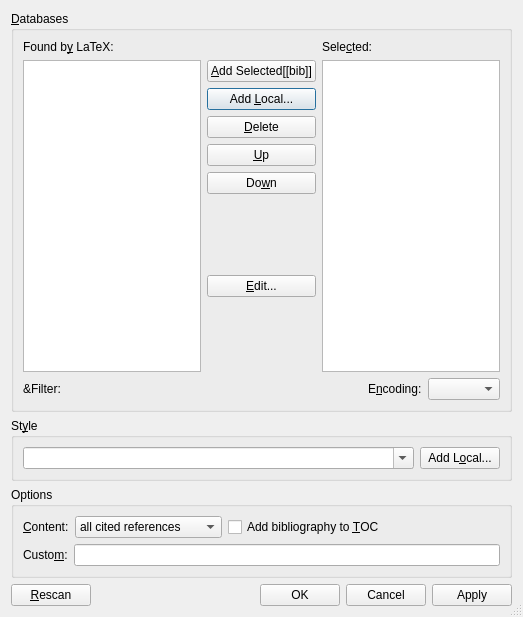
<?xml version="1.0" encoding="UTF-8"?>
<ui version="4.0">
 <class>BibtexUi</class>
 <widget class="QDialog" name="BibtexUi">
  <property name="geometry">
   <rect>
    <x>0</x>
    <y>0</y>
    <width>523</width>
    <height>617</height>
   </rect>
  </property>
  <property name="windowTitle">
   <string/>
  </property>
  <property name="sizeGripEnabled">
   <bool>true</bool>
  </property>
  <layout class="QGridLayout" name="gridLayout_4">
   <item row="0" column="0">
    <widget class="QGroupBox" name="bibGB">
     <property name="toolTip">
      <string>BibTeX database(s) to use</string>
     </property>
     <property name="title">
      <string>&amp;Databases</string>
     </property>
     <property name="flat">
      <bool>true</bool>
     </property>
     <layout class="QGridLayout" name="gridLayout">
      <item row="0" column="0">
       <layout class="QVBoxLayout" name="verticalLayout_2">
        <item>
         <widget class="QLabel" name="bibLA">
          <property name="text">
           <string>Found b&amp;y LaTeX:</string>
          </property>
          <property name="buddy">
           <cstring>availableLV</cstring>
          </property>
         </widget>
        </item>
        <item>
         <widget class="QListView" name="availableLV">
          <property name="editTriggers">
           <set>QAbstractItemView::NoEditTriggers</set>
          </property>
         </widget>
        </item>
       </layout>
      </item>
      <item row="0" column="1">
       <layout class="QVBoxLayout" name="verticalLayout">
        <item>
         <widget class="QLabel" name="label_2">
          <property name="text">
           <string/>
          </property>
         </widget>
        </item>
        <item>
         <widget class="QPushButton" name="addBibPB">
          <property name="toolTip">
           <string>Add the selected BibTeX database from the list on the left</string>
          </property>
          <property name="text">
           <string>&amp;Add Selected[[bib]]</string>
          </property>
         </widget>
        </item>
        <item>
         <widget class="QPushButton" name="browseBibPB">
          <property name="toolTip">
           <string>Add a BibTeX database from your local directory</string>
          </property>
          <property name="text">
           <string>Add &amp;Local...</string>
          </property>
          <property name="autoDefault">
           <bool>false</bool>
          </property>
          <property name="default">
           <bool>true</bool>
          </property>
         </widget>
        </item>
        <item>
         <widget class="QPushButton" name="deletePB">
          <property name="toolTip">
           <string>Remove the selected database</string>
          </property>
          <property name="text">
           <string>&amp;Delete</string>
          </property>
         </widget>
        </item>
        <item>
         <widget class="QPushButton" name="upPB">
          <property name="sizePolicy">
           <sizepolicy hsizetype="Minimum" vsizetype="Fixed">
            <horstretch>0</horstretch>
            <verstretch>0</verstretch>
           </sizepolicy>
          </property>
          <property name="toolTip">
           <string>Move the selected citation up (Ctrl-Up)</string>
          </property>
          <property name="text">
           <string>&amp;Up</string>
          </property>
          <property name="icon">
           <iconset>
            <normaloff>.</normaloff>.</iconset>
          </property>
          <property name="autoDefault">
           <bool>false</bool>
          </property>
         </widget>
        </item>
        <item>
         <widget class="QPushButton" name="downPB">
          <property name="sizePolicy">
           <sizepolicy hsizetype="Minimum" vsizetype="Fixed">
            <horstretch>0</horstretch>
            <verstretch>0</verstretch>
           </sizepolicy>
          </property>
          <property name="toolTip">
           <string>Move the selected citation down (Ctrl-Down)</string>
          </property>
          <property name="text">
           <string>Do&amp;wn</string>
          </property>
          <property name="icon">
           <iconset>
            <normaloff>.</normaloff>.</iconset>
          </property>
          <property name="autoDefault">
           <bool>false</bool>
          </property>
         </widget>
        </item>
        <item>
         <spacer name="verticalSpacer_2">
          <property name="orientation">
           <enum>Qt::Vertical</enum>
          </property>
          <property name="sizeHint" stdset="0">
           <size>
            <width>20</width>
            <height>40</height>
           </size>
          </property>
         </spacer>
        </item>
        <item>
         <widget class="QPushButton" name="editPB">
          <property name="toolTip">
           <string>Edit selected database externally</string>
          </property>
          <property name="text">
           <string>&amp;Edit...</string>
          </property>
          <property name="icon">
           <iconset>
            <normaloff>.</normaloff>.</iconset>
          </property>
         </widget>
        </item>
        <item>
         <spacer name="verticalSpacer">
          <property name="orientation">
           <enum>Qt::Vertical</enum>
          </property>
          <property name="sizeHint" stdset="0">
           <size>
            <width>20</width>
            <height>40</height>
           </size>
          </property>
         </spacer>
        </item>
       </layout>
      </item>
      <item row="0" column="2">
       <layout class="QVBoxLayout" name="verticalLayout_3">
        <item>
         <widget class="QLabel" name="label">
          <property name="text">
           <string>Sele&amp;cted:</string>
          </property>
          <property name="buddy">
           <cstring>selectedLV</cstring>
          </property>
         </widget>
        </item>
        <item>
         <widget class="QTableView" name="selectedLV"/>
        </item>
       </layout>
      </item>
      <item row="1" column="0">
       <layout class="QHBoxLayout" name="horizontalLayout_5">
        <item>
         <widget class="QLabel" name="findKeysLA">
          <property name="text">
           <string>&amp;Filter:</string>
          </property>
          <property name="alignment">
           <set>Qt::AlignLeading|Qt::AlignLeft|Qt::AlignVCenter</set>
          </property>
         </widget>
        </item>
        <item>
         <layout class="QHBoxLayout" name="filterBarL"/>
        </item>
       </layout>
      </item>
      <item row="1" column="1" colspan="2">
       <layout class="QHBoxLayout" name="horizontalLayout_2">
        <item>
         <spacer name="horizontalSpacer">
          <property name="orientation">
           <enum>Qt::Horizontal</enum>
          </property>
          <property name="sizeHint" stdset="0">
           <size>
            <width>40</width>
            <height>20</height>
           </size>
          </property>
         </spacer>
        </item>
        <item>
         <widget class="QLabel" name="bibEncodingLA">
          <property name="text">
           <string>E&amp;ncoding:</string>
          </property>
          <property name="buddy">
           <cstring>bibEncodingCO</cstring>
          </property>
         </widget>
        </item>
        <item>
         <widget class="QComboBox" name="bibEncodingCO">
          <property name="toolTip">
           <string>If your bibliography databases use a different encoding than the LyX document, specify it here</string>
          </property>
         </widget>
        </item>
       </layout>
      </item>
     </layout>
    </widget>
   </item>
   <item row="1" column="0">
    <widget class="QGroupBox" name="bstGB">
     <property name="toolTip">
      <string>The BibTeX style</string>
     </property>
     <property name="title">
      <string>St&amp;yle</string>
     </property>
     <layout class="QGridLayout" name="gridLayout_2">
      <item row="0" column="0">
       <widget class="QComboBox" name="styleCB">
        <property name="sizePolicy">
         <sizepolicy hsizetype="MinimumExpanding" vsizetype="Fixed">
          <horstretch>0</horstretch>
          <verstretch>0</verstretch>
         </sizepolicy>
        </property>
        <property name="toolTip">
         <string>Choose a style file</string>
        </property>
        <property name="editable">
         <bool>true</bool>
        </property>
        <property name="duplicatesEnabled">
         <bool>false</bool>
        </property>
       </widget>
      </item>
      <item row="0" column="1">
       <widget class="QPushButton" name="stylePB">
        <property name="toolTip">
         <string>Select a style file from your local directory</string>
        </property>
        <property name="text">
         <string>Add L&amp;ocal...</string>
        </property>
        <property name="autoDefault">
         <bool>false</bool>
        </property>
       </widget>
      </item>
     </layout>
    </widget>
   </item>
   <item row="2" column="0">
    <widget class="QGroupBox" name="optionsGB">
     <property name="title">
      <string>Options</string>
     </property>
     <property name="flat">
      <bool>true</bool>
     </property>
     <layout class="QGridLayout" name="gridLayout_3">
      <item row="0" column="0">
       <layout class="QHBoxLayout" name="horizontalLayout_3">
        <item>
         <widget class="QLabel" name="btPrintLA">
          <property name="sizePolicy">
           <sizepolicy hsizetype="Minimum" vsizetype="Fixed">
            <horstretch>0</horstretch>
            <verstretch>0</verstretch>
           </sizepolicy>
          </property>
          <property name="toolTip">
           <string>This bibliography section contains...</string>
          </property>
          <property name="text">
           <string>&amp;Content:</string>
          </property>
          <property name="buddy">
           <cstring>btPrintCO</cstring>
          </property>
         </widget>
        </item>
        <item>
         <widget class="QComboBox" name="btPrintCO">
          <property name="toolTip">
           <string>This bibliography section contains...</string>
          </property>
          <item>
           <property name="text">
            <string>all cited references</string>
           </property>
          </item>
          <item>
           <property name="text">
            <string>all uncited references</string>
           </property>
          </item>
          <item>
           <property name="text">
            <string>all references</string>
           </property>
          </item>
         </widget>
        </item>
        <item>
         <widget class="QCheckBox" name="bibtocCB">
          <property name="toolTip">
           <string>Add bibliography to the table of contents</string>
          </property>
          <property name="text">
           <string>Add bibliography to &amp;TOC</string>
          </property>
         </widget>
        </item>
        <item>
         <spacer name="horizontalSpacer_3">
          <property name="orientation">
           <enum>Qt::Horizontal</enum>
          </property>
          <property name="sizeHint" stdset="0">
           <size>
            <width>40</width>
            <height>20</height>
           </size>
          </property>
         </spacer>
        </item>
       </layout>
      </item>
      <item row="2" column="0">
       <layout class="QHBoxLayout" name="horizontalLayout">
        <item>
         <widget class="QLabel" name="biblatexOptsLA">
          <property name="text">
           <string>Custo&amp;m:</string>
          </property>
          <property name="buddy">
           <cstring>biblatexOptsLE</cstring>
          </property>
         </widget>
        </item>
        <item>
         <widget class="QLineEdit" name="biblatexOptsLE">
          <property name="toolTip">
           <string>Options to the biblatex bibliography command. See the biblatex manual for details.</string>
          </property>
         </widget>
        </item>
       </layout>
      </item>
     </layout>
    </widget>
   </item>
   <item row="3" column="0">
    <layout class="QHBoxLayout">
     <property name="spacing">
      <number>6</number>
     </property>
     <property name="leftMargin">
      <number>0</number>
     </property>
     <property name="topMargin">
      <number>0</number>
     </property>
     <property name="rightMargin">
      <number>0</number>
     </property>
     <property name="bottomMargin">
      <number>0</number>
     </property>
     <item>
      <widget class="QPushButton" name="rescanPB">
       <property name="toolTip">
        <string>Scan for new databases and styles</string>
       </property>
       <property name="text">
        <string>&amp;Rescan</string>
       </property>
      </widget>
     </item>
     <item>
      <spacer>
       <property name="orientation">
        <enum>Qt::Horizontal</enum>
       </property>
       <property name="sizeType">
        <enum>QSizePolicy::Expanding</enum>
       </property>
       <property name="sizeHint" stdset="0">
        <size>
         <width>20</width>
         <height>20</height>
        </size>
       </property>
      </spacer>
     </item>
     <item>
      <widget class="QDialogButtonBox" name="buttonBox">
       <property name="standardButtons">
        <set>QDialogButtonBox::Apply|QDialogButtonBox::Cancel|QDialogButtonBox::Ok</set>
       </property>
      </widget>
     </item>
    </layout>
   </item>
  </layout>
 </widget>
 <tabstops>
  <tabstop>deletePB</tabstop>
  <tabstop>styleCB</tabstop>
  <tabstop>stylePB</tabstop>
  <tabstop>btPrintCO</tabstop>
 </tabstops>
 <includes>
  <include location="local">qt_i18n.h</include>
 </includes>
 <resources/>
 <connections/>
</ui>
